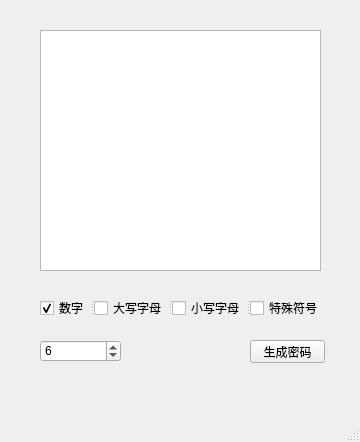
<?xml version="1.0" encoding="UTF-8"?>
<ui version="4.0">
 <class>MainWindow</class>
 <widget class="QMainWindow" name="MainWindow">
  <property name="enabled">
   <bool>true</bool>
  </property>
  <property name="geometry">
   <rect>
    <x>0</x>
    <y>0</y>
    <width>360</width>
    <height>442</height>
   </rect>
  </property>
  <property name="windowTitle">
   <string>MainWindow</string>
  </property>
  <widget class="QWidget" name="centralwidget">
   <widget class="QPushButton" name="pushButton">
    <property name="geometry">
     <rect>
      <x>250</x>
      <y>340</y>
      <width>75</width>
      <height>23</height>
     </rect>
    </property>
    <property name="text">
     <string>生成密码</string>
    </property>
   </widget>
   <widget class="QSpinBox" name="spinBox">
    <property name="geometry">
     <rect>
      <x>40</x>
      <y>340</y>
      <width>81</width>
      <height>22</height>
     </rect>
    </property>
    <property name="maximum">
     <number>99999</number>
    </property>
    <property name="value">
     <number>6</number>
    </property>
   </widget>
   <widget class="QTextEdit" name="textEdit">
    <property name="geometry">
     <rect>
      <x>40</x>
      <y>30</y>
      <width>281</width>
      <height>241</height>
     </rect>
    </property>
   </widget>
   <widget class="QSplitter" name="splitter">
    <property name="geometry">
     <rect>
      <x>40</x>
      <y>300</y>
      <width>284</width>
      <height>16</height>
     </rect>
    </property>
    <property name="orientation">
     <enum>Qt::Horizontal</enum>
    </property>
    <widget class="QCheckBox" name="checkBox">
     <property name="enabled">
      <bool>true</bool>
     </property>
     <property name="acceptDrops">
      <bool>true</bool>
     </property>
     <property name="text">
      <string>数字</string>
     </property>
     <property name="checked">
      <bool>true</bool>
     </property>
    </widget>
    <widget class="QCheckBox" name="checkBox_2">
     <property name="text">
      <string>大写字母</string>
     </property>
    </widget>
    <widget class="QCheckBox" name="checkBox_3">
     <property name="text">
      <string>小写字母</string>
     </property>
    </widget>
    <widget class="QCheckBox" name="checkBox_4">
     <property name="text">
      <string>特殊符号</string>
     </property>
    </widget>
   </widget>
  </widget>
  <widget class="QMenuBar" name="menubar">
   <property name="geometry">
    <rect>
     <x>0</x>
     <y>0</y>
     <width>360</width>
     <height>23</height>
    </rect>
   </property>
  </widget>
  <widget class="QStatusBar" name="statusbar"/>
 </widget>
 <resources/>
 <connections/>
</ui>
